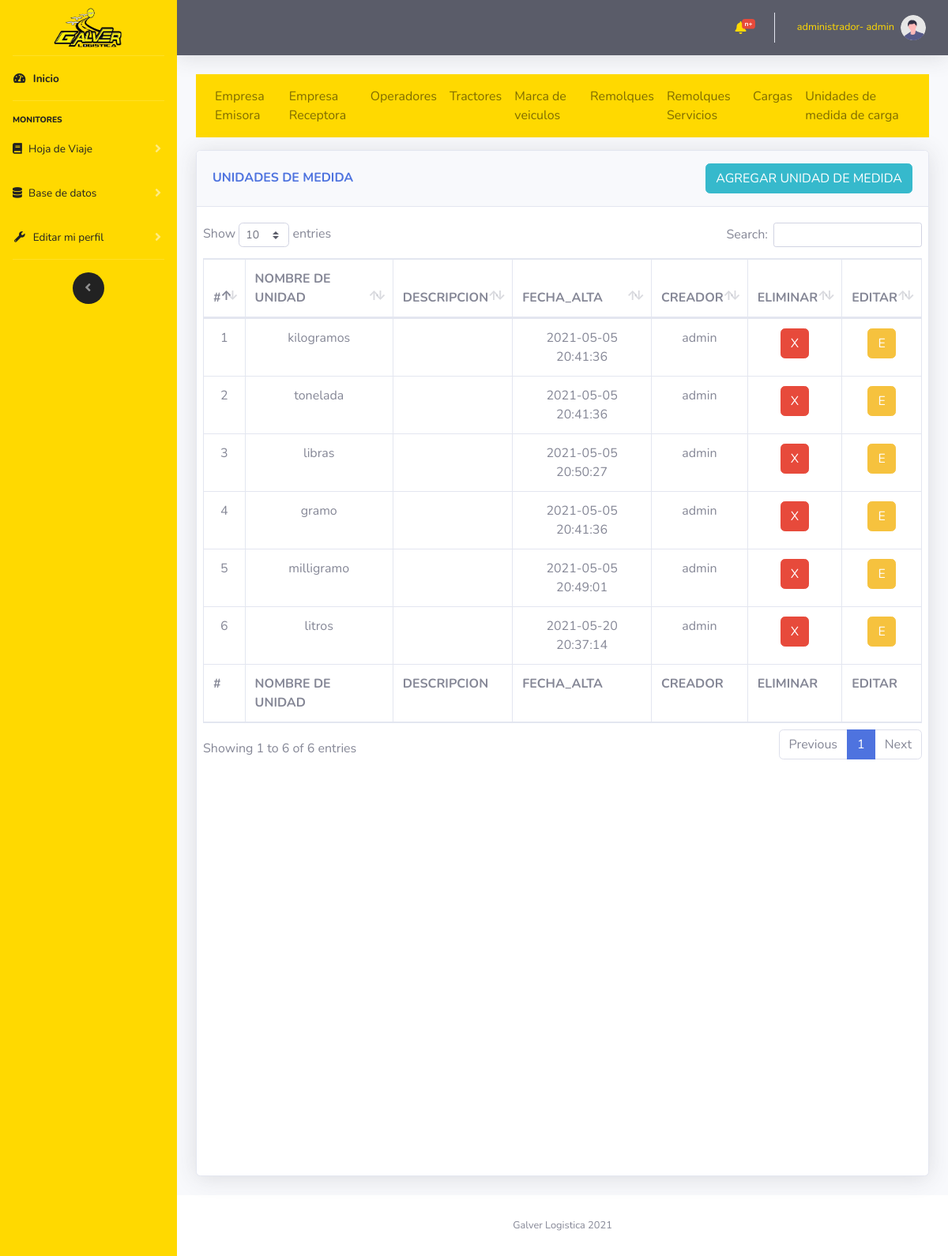
Before: /vistas/unidades_de_medida.php (signed in) with the older database file.
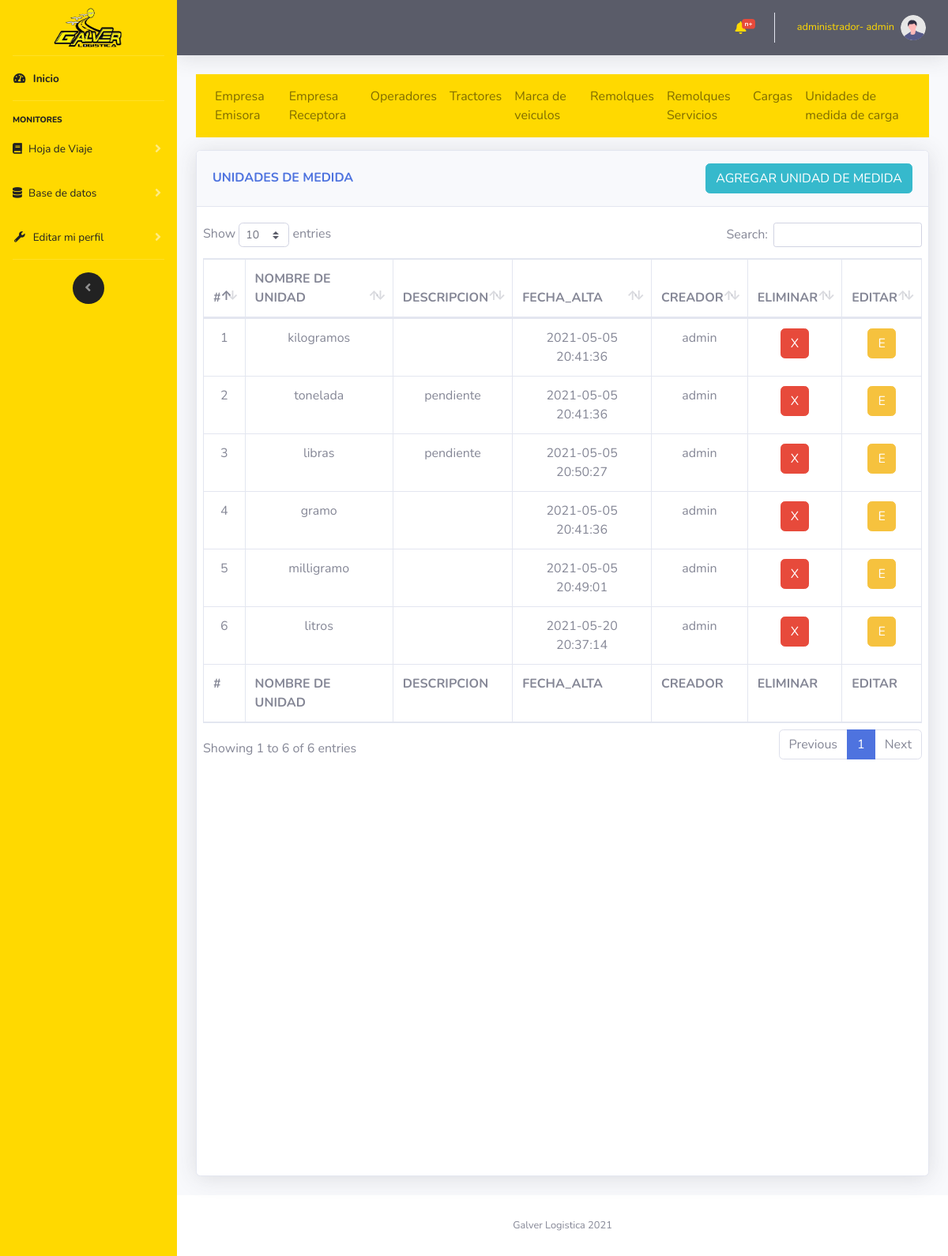
After: the same page with the newer database file.
### tables this page shows
CREATE TABLE `carga_unidad_de_medida` (
  `cargaUnidadDeMedidaID` int(11) NOT NULL,
  `cargaUnidadDeMedidaNombre` varchar(50) NOT NULL,
  `cargaUnidadDeMedidaDescripcion` varchar(500) NOT NULL,
  `cargaUnidadDeMedidaFechaDeCreacion` datetime NOT NULL,
  `usuarioId` int(11) NOT NULL
);

CREATE TABLE `usuario` (
  `usuarioId` int(11) NOT NULL,
  `usuarioNombre` varchar(30) NOT NULL,
  `usuarioPassword` varchar(20) NOT NULL,
  `usuarioTipoId` int(11) NOT NULL,
  `usuarioCreacion` datetime NOT NULL
);

### controlador/modulos/selects.php (called while the page is built, shortened)
<?php
    function muestraUnidadesDeMedida($mysqli)
    {
        $result = $mysqli->query("SELECT * FROM `carga_unidad_de_medida`  INNER JOIN usuario ON usuario.usuarioId= carga_unidad_de_medida.usuarioId");
        return $result;
    }
?>

### vistas/unidades_de_medida.php (the view, shortened to what this page needs)
<?php
    include "../import/componentes/head.php";
    include "../import/componentes/navbarLateral.php";
    include "../import/componentes/navbarHorizontal.php";
?>
<?php
    include "../controlador/coneccion/config.php";
    include "../controlador/modulos/selects.php";
?>
<div class="container-fluid">
    <?php
        include "../import/componentes/nav1.php";
    ?>
    <div class="row">
            <div class="col-12">
                <div class="card shadow mb-4 card_hdv">
                    <div class="card-header py-3 d-flex flex-row align-items-center justify-content-between">
                        <h6 class="m-0 font-weight-bold text-primary">UNIDADES DE MEDIDA</h6>
                        <button type="button" class="btn btn-info  d-none d-md-block" data-toggle="modal"
                            data-target="#INSERT">AGREGAR UNIDAD DE MEDIDA</button>
                    </div>
                    <div class="card-body">
                        <div class="chart-area ">
                            <div class="row">
                                <div class="cardScroll table-responsive">
                                    <table class="table table-bordered" id="dataTable" width="100%" cellspacing="0">
                                        <thead>
                                            <tr>
                                                <th scope="col">#</th>
                                                <th scope="col">NOMBRE DE UNIDAD</th>
                                                <th scope="col">DESCRIPCION</th>
                                                <th scope="col">FECHA_ALTA</th>
                                                <th scope="col">CREADOR</th>
                                                <th scope="col">ELIMINAR</th>
                                                <th scope="col">EDITAR</th>
                                            </tr>
                                        </thead>
                                        <tfoot>
                                            <tr>
                                                <th scope="col">#</th>
                                                <th scope="col">NOMBRE DE UNIDAD</th>
                                                <th scope="col">DESCRIPCION</th>
                                                <th scope="col">FECHA_ALTA</th>
                                                <th scope="col">CREADOR</th>
                                                <th scope="col">ELIMINAR</th>
                                                <th scope="col">EDITAR</th>
                                            </tr>
                                        </tfoot>
                                        <tbody class=" text-center">
                                            <?php
                                        $datos=muestraUnidadesDeMedida($mysqli);
                                        while ($filas =$datos->fetch_assoc()) {
                                            echo
                                            "<tr>".
                                            "<td>".$filas["cargaUnidadDeMedidaID"]."</td>".
                                            "<td>".$filas["cargaUnidadDeMedidaNombre"]."</td>".
                                            "<td>".$filas["cargaUnidadDeMedidaDescripcion"]."</td>".
                                            "<td>".$filas["cargaUnidadDeMedidaFechaDeCreacion"]."</td>".
                                            "<td>".$filas["usuarioNombre"]."</td>".
                                            "<td><button type='button' class='btn btn-danger' onclick='editarUnidadDeMedida(".$filas["cargaUnidadDeMedidaID"].")')>X</button></td>".
                                            "<td><button type='button' class='btn btn-warning' data-toggle='modal'
                                            data-target='#UPDATE' onclick='editarPaso1Id(".$filas["cargaUnidadDeMedidaID"].")'>E</button></td>".
                                            "</tr>";
                                        }
                                        ?>
                                        </tbody>
                                    </table>
                                </div>
                            </div>
                        </div>
                    </div>
                </div>
            </div>
    </div>
    <?php
        include "../import/componentes/footer.php";
        include "../import/componentes/js/main.php";
    ?>

Changed rows visible on the page:
changed carga_unidad_de_medida "tonelada": cargaUnidadDeMedidaDescripcion (not shown) → "pendiente"
changed carga_unidad_de_medida "libras": cargaUnidadDeMedidaDescripcion (not shown) → "pendiente"
